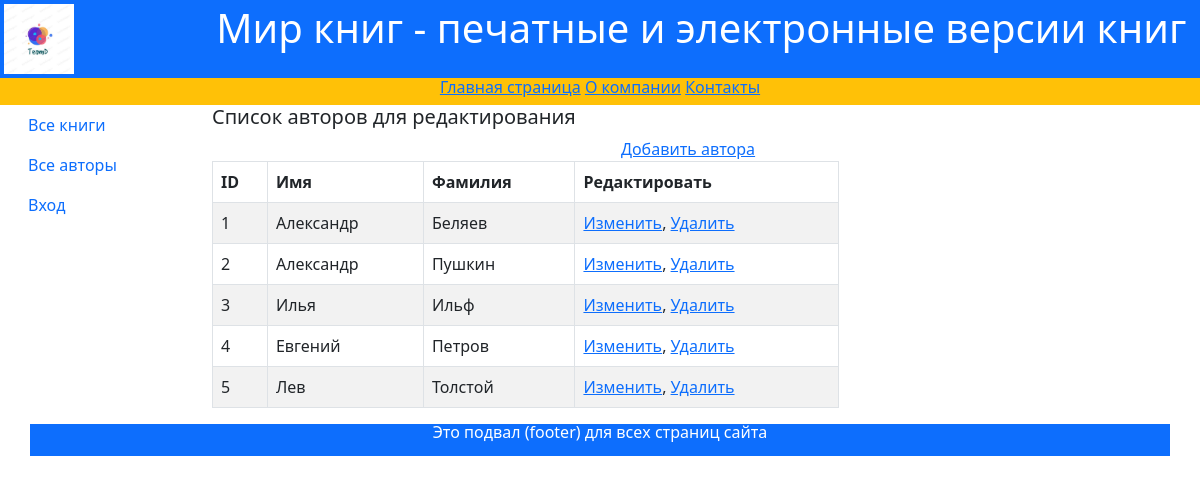
The app's page /edit_authors/ with its own data.
### catalog/models.py (models this page shows, shortened)
class Author(models.Model):
    first_name = models.CharField(max_length=120, verbose_name='Имя автора', help_text='Введите Имя автора')
    last_name = models.CharField(max_length=120, verbose_name='Фамилия автора', help_text='Введите Фамилию автора')
    date_of_birth = models.DateField(help_text='Введите дату рождения', verbose_name='Дата рождения', null=True,
                                     blank=True)
    about = models.TextField(verbose_name='Сведения об авторе', help_text='Введите Сведения об авторе')
    photo = models.ImageField(upload_to='images', help_text='Загрузите фото автора', verbose_name='Фото автора',
                              null=True, blank=True)
    class Meta:
        ordering = ['id']

### catalog/views.py (the view)
# urls.py: path('edit_authors/', views.edit_authors, name='edit_authors'),
def edit_authors(request):
    author = Author.objects.all()
    context = {'author': author}
    return render(request, "catalog/edit_authors.html", context)

### templates/catalog/edit_authors.html (shortened to what this page needs)
{% extends "catalog/base.html" %}
{% block content %}
<div class="row text-start lh-2">
    <h5>Список авторов для редактирования</h5>
</div>
<div class="row">
    <a href="/authors_add/{{ authors_add }}">Добавить автора</a>
    <div class="col-8">
        <table class="table table-striped table-bordered text-start">
            <thead>
                <tr>
                    <th>ID</th>
                    <th>Имя</th>
                    <th>Фамилия</th>
                    <th>Редактировать</th>
                </tr>
            </thead>
            <tbody>
            {% if author %}
                {% for author in author.all %}
                    <tr>
                        <td>{{ author.id }}</td>
                        <td>{{ author.first_name }}</td>
                        <td>{{ author.last_name }}</td>
                        <td>
                            <a href="/edit_author/{{ author.id }}">Изменить</a>,
                            <a href="/delete/{{ author.id }}">Удалить</a></td>
                    </tr>
                {% endfor %}
            {% else %}
                <p>В базе данных нет авторов.</p>
            {% endif %}
            </tbody>
        </table>
    </div>
    <div class="col-2"></div>
</div>
{% endblock %}

### records on screen
Author: id "1", first_name "Александр", last_name "Беляев"
Author: id "2", first_name "Александр", last_name "Пушкин"
Author: id "3", first_name "Илья", last_name "Ильф"
Author: id "4", first_name "Евгений", last_name "Петров"
Author: id "5", first_name "Лев", last_name "Толстой"
